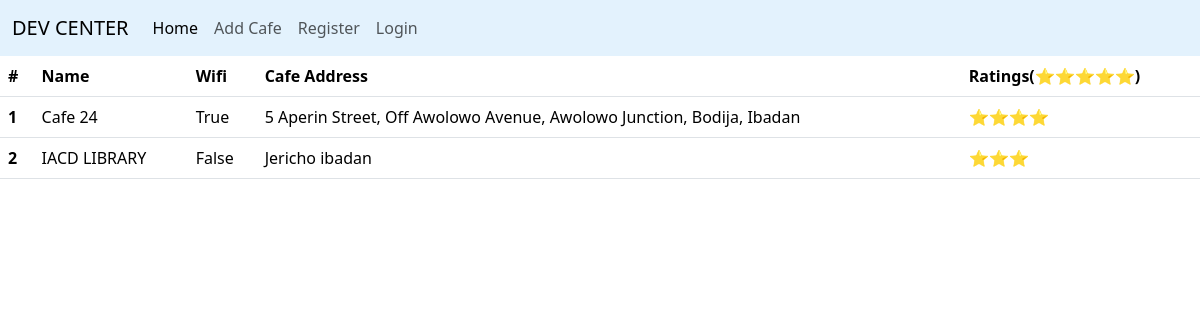
Screenshot of /cafe/ with the database file from the repository.
### cafe/models.py (models this page shows, shortened)
class CafeList(models.Model):
    user_name = models.ForeignKey(User,on_delete=models.CASCADE,default=1)
    cafe_name = models.CharField(max_length=200)
    cafe_wifi = models.BooleanField(default=False)
    cafe_address = models.CharField(max_length=1000, default='N/A')
    cafe_rating = models.CharField(max_length=5, default='NIL')

### cafe/views.py (the view)
# urls.py: path('', views.IndexClassView.as_view(), name='index'),
class IndexClassView(ListView):
    model = CafeList
    template_name = 'cafe/index.html'
    context_object_name = 'cafe_list'

### cafe/templates/cafe/index.html
{% extends 'cafe/base.html' %}
{% block body %}
<table class="table">
    <thead>
        <tr>
            <th scope="col">#</th>
            <th scope="col">Name</th>
            <th scope="col">Wifi</th>
            <th scope="col">Cafe Address</th>
            <th scope="col">Ratings(⭐⭐⭐⭐⭐)</th>
        </tr>
    </thead>
    {% for cafe in cafe_list %}
    <tbody>
        <tr>
            <th scope="row">{{cafe.id}}</th>
            <td>{{cafe.cafe_name}}</td>
            <td>{{cafe.cafe_wifi}}</td>
            <td>{{cafe.cafe_address}}</td>
            <td>{{cafe.cafe_rating}}</td>
        </tr>
    </tbody>
    {% endfor %}
{% endblock %}

### cafe/templates/cafe/base.html (shortened to what this page needs)
{% load static %}
<!DOCTYPE html>
<html lang="en">
<head>
    <link href="https://cdn.jsdelivr.net/npm/bootstrap@5.3.1/dist/css/bootstrap.min.css" rel="stylesheet">
    <link rel="stylesheet" href="{% static 'cafe/style.css' %}">
</head>
<body>
    <nav class="navbar  navbar-expand-lg " style="background-color: #e3f2fd;">
        <div class="container-fluid">
          <a class="navbar-brand" href="#">DEV CENTER</a>
          <div class="collapse navbar-collapse" id="navbarNav">
            <ul class="navbar-nav">
              <li class="nav-item">
                <a class="nav-link active" aria-current="page" href="{% url 'cafe:index'%}">Home</a>
              </li>
              <li class="nav-item">
                <a class="nav-link" href="{% url 'cafe:add' %}">Add Cafe</a>
              </li>
              {% if user.is_authenticated %}
              <li class="nav-item">
                <a class="nav-link" href="{% url 'logout'%}">Logout</a>
              </li>
              {% else %}
              <li class="nav-item">
              <a class="nav-link" href="{% url 'register'%}">Register</a>
            </li>
            <li class="nav-item">
              <a class="nav-link" href="{% url 'login'%}">Login</a>
            </li>
            {% endif %}
            </ul>
          </div>
        </div>
      </nav>
      {% block body %}
      {% endblock %}
</body>
</html>

### rows the page displays
CafeList: id "1", cafe_name "Cafe 24", cafe_wifi "True", cafe_address "5 Aperin Street, Off Awolowo Avenue, Awolowo Junction, Bodija, Ibadan", cafe_rating "⭐⭐⭐⭐"
CafeList: id "2", cafe_name "IACD LIBRARY", cafe_wifi "False", cafe_address "Jericho ibadan", cafe_rating "⭐⭐⭐"
